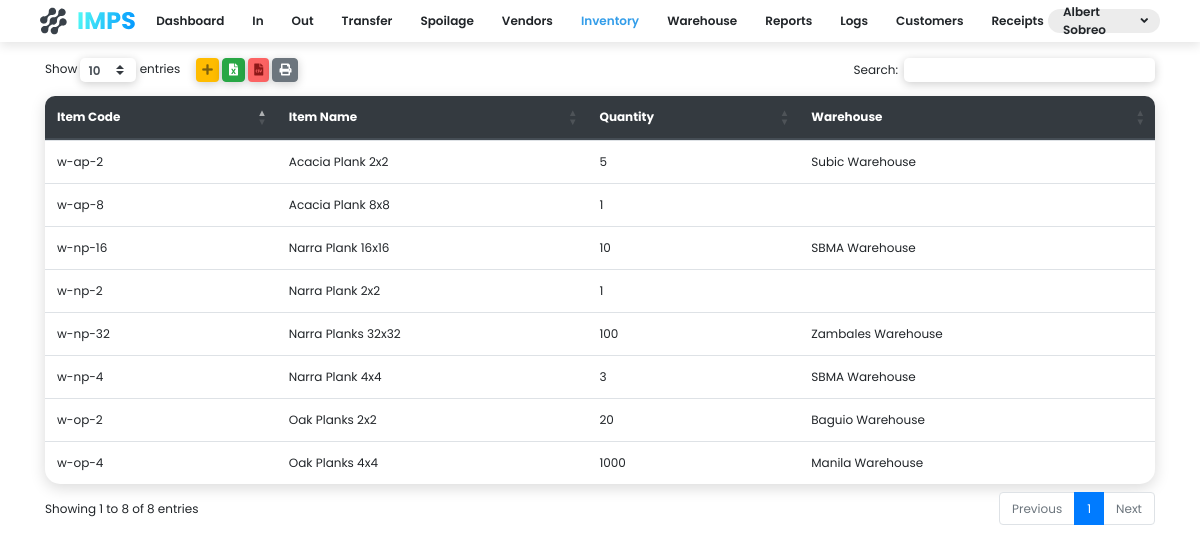
The page /inventory-page/ (signed in) on the database its author committed.
### app/models.py (models this page shows, shortened)
class User(models.Model):
    first_name = models.CharField(max_length=255)
    last_name = models.CharField(max_length=255)
    position = models.CharField(max_length=255)
    login = models.ForeignKey(Login, on_delete=models.CASCADE)

class Product(models.Model):
    code = models.CharField(max_length=255)
    name = models.CharField(max_length=255)
    description = models.TextField(null=True, blank=True)
    quantity = models.IntegerField()
    turnover = models.DecimalField(max_digits=3, decimal_places=2, null=True, blank=True)
    warehouse = models.ForeignKey(Warehouse, on_delete=models.CASCADE, null=True, blank=True)

class Warehouse(models.Model):
    name = models.CharField(max_length=255)
    address = models.CharField(max_length=255, null=True, blank=True)

### app/views/inventorylist.py (the view)
# urls.py: path('inventory-page/', views.inventory_page),
def inventory_page(request):
    if request.session.is_empty():
        return redirect('/login/')
    context = {
        'items': Product.objects.all(),
        'me': User.objects.select_related().get(login__username=request.session.get('username')),
        'warehouses': Warehouse.objects.all()
    }
    return render(request, 'inventory.html', context)

### templates/inventory.html (shortened to what this page needs)
<!DOCTYPE html>
<html lang="en">
<head>
    <link rel="stylesheet" href="https://cdn.jsdelivr.net/npm/bootstrap@4.5.3/dist/css/bootstrap.min.css">
    <link rel="stylesheet" href="https://cdnjs.cloudflare.com/ajax/libs/twitter-bootstrap/4.5.2/css/bootstrap.css">
    <link rel="stylesheet" href="https://cdn.datatables.net/buttons/1.6.5/css/buttons.dataTables.min.css">
    <link rel="stylesheet" href="https://cdn.datatables.net/1.10.22/css/dataTables.bootstrap4.min.css">
    <link rel="stylesheet" href="/static/css/style.css">
    <link rel="stylesheet" href="https://use.fontawesome.com/releases/v5.15.1/css/all.css">
</head>
<body class="font-size-12">
  <div class="c-nav d-flex font-w-600 mb-3">
    <div class="c-nav-item justify-content-start">
      <img src="/static/media/Group 117.svg" class="logo">
    </div>
    <div class="justify-content-center c-nav-links">
        <div onclick="location.href='#'">Dashboard</div>
        <div onclick="location.href='/in'">In</div>
        <div onclick="location.href='/out'">Out</div>
        <div onclick="location.href='#'">Transfer</div>
        <div onclick="location.href='#'">Spoilage</div>
        <div onclick="location.href='#'">Vendors</div>
        <div onclick="location.href='/inventory-page'" class="active">Inventory</div>
        <div onclick="location.href='/'">Warehouse</div>
        <div onclick="location.href='#'">Reports</div>
        <div onclick="location.href='#'">Logs</div>
        <div onclick="location.href='#'">Customers</div>
        <div onclick="location.href='#'">Receipts</div>
    </div>
    <div class="c-nav-item justify-content-end dropdown">
      <div class="nav-name" data-toggle="dropdown">
        <span>{{me.first_name}} {{me.last_name}}</span> <i class="fas fa-angle-down ml-1"></i>
      </div>
    </div>
  </div>
  <div class="container">
    <table id="table" class="table box-shadow-medium b-tl-radius-10 b-tr-radius-10">
        <thead class="thead-dark">
        <tr class="">
            <th class="b-tl-radius-10" style="border-top: 0px;">Item Code</th>
            <th style="border-top: 0px;">Item Name</th>
            <th style="border-top: 0px;">Quantity</th>
            <th class="b-tr-radius-10" style="border-top: 0px;">Warehouse</th>
        </tr>
        </thead>
        <tbody>
        {% for item in items%}
        <tr>
            <td>{{item.code}}</td>
            <td>{{item.name}}</td>
            <td>{{item.quantity}}</td>
            <td>{{item.warehouse.name}}</td>
        </tr>
        {% endfor %}
        </tbody>
    </table>
</body>
{% load sweetify %}
</html>

### static/css/style.css (style rules this page uses)
body { font-family: 'Poppins', sans-serif; min-width: 720px; }
.font-size-12 { font-size: 12px; }
.table { background: #fff; border-radius: 15px; }
.box-shadow-medium { box-shadow: 0px 4px 15px rgba(0,0,0,0.15); }
.font-w-600 { font-weight: 600; }
.b-tl-radius-10 { border-top-left-radius: 10px; }
.b-tr-radius-10 { border-top-right-radius: 10px; }
.c-nav { height: 42px; background: white; box-shadow: 0px 4px 10px rgba(0,0,0,0.10); width: 100%; padding-left:5vh; padding-right: 5vh; }
.c-nav-item { display: inline-flex; align-items: center; width: 10%; }
.c-nav-links { display: inline-flex; align-items: center; width: 80%; }
.c-nav-links div { transition: .1s; padding-left: 14px; padding-right: 14px; cursor: pointer; height: 100%; display: flex; align-items: center; }
.active { color: #339DE9; }
.logo { cursor: pointer; }
.nav-name { display: flex; height: 24px; background: #ECECEC; padding: 0px 12px 0px 15px; align-items: center; border-radius: 12px; cursor: pointer; }

### rows shown on the page
User: first_name "Albert", last_name "Sobreo"
Product: code "w-ap-8", name "Acacia Plank 8x8", quantity "1"
Product: code "w-np-2", name "Narra Plank 2x2", quantity "1"
Product: code "w-np-4", name "Narra Plank 4x4", quantity "3", warehouse.name "SBMA Warehouse"
Product: code "w-ap-2", name "Acacia Plank 2x2", quantity "5", warehouse.name "Subic Warehouse"
Product: code "w-np-16", name "Narra Plank 16x16", quantity "10", warehouse.name "SBMA Warehouse"
Product: code "w-np-32", name "Narra Planks 32x32", quantity "100", warehouse.name "Zambales Warehouse"
Product: code "w-op-2", name "Oak Planks 2x2", quantity "20", warehouse.name "Baguio Warehouse"
Product: code "w-op-4", name "Oak Planks 4x4", quantity "1000", warehouse.name "Manila Warehouse"
